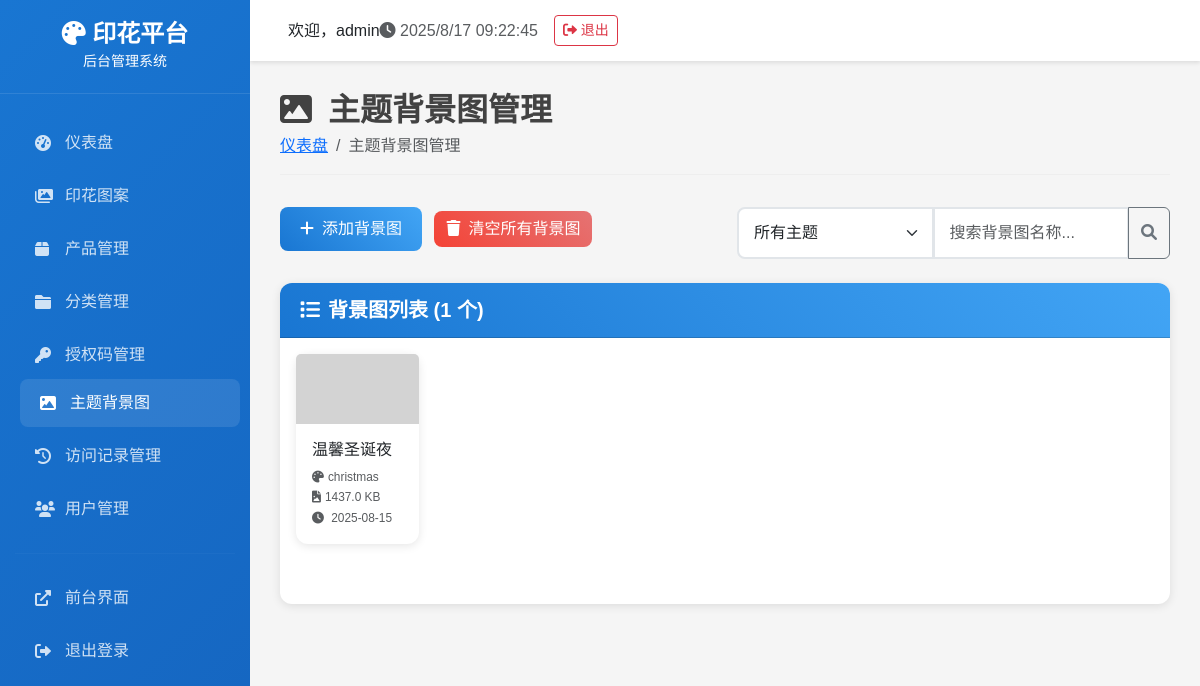
The page /theme-backgrounds (signed in) on the database as committed earlier.
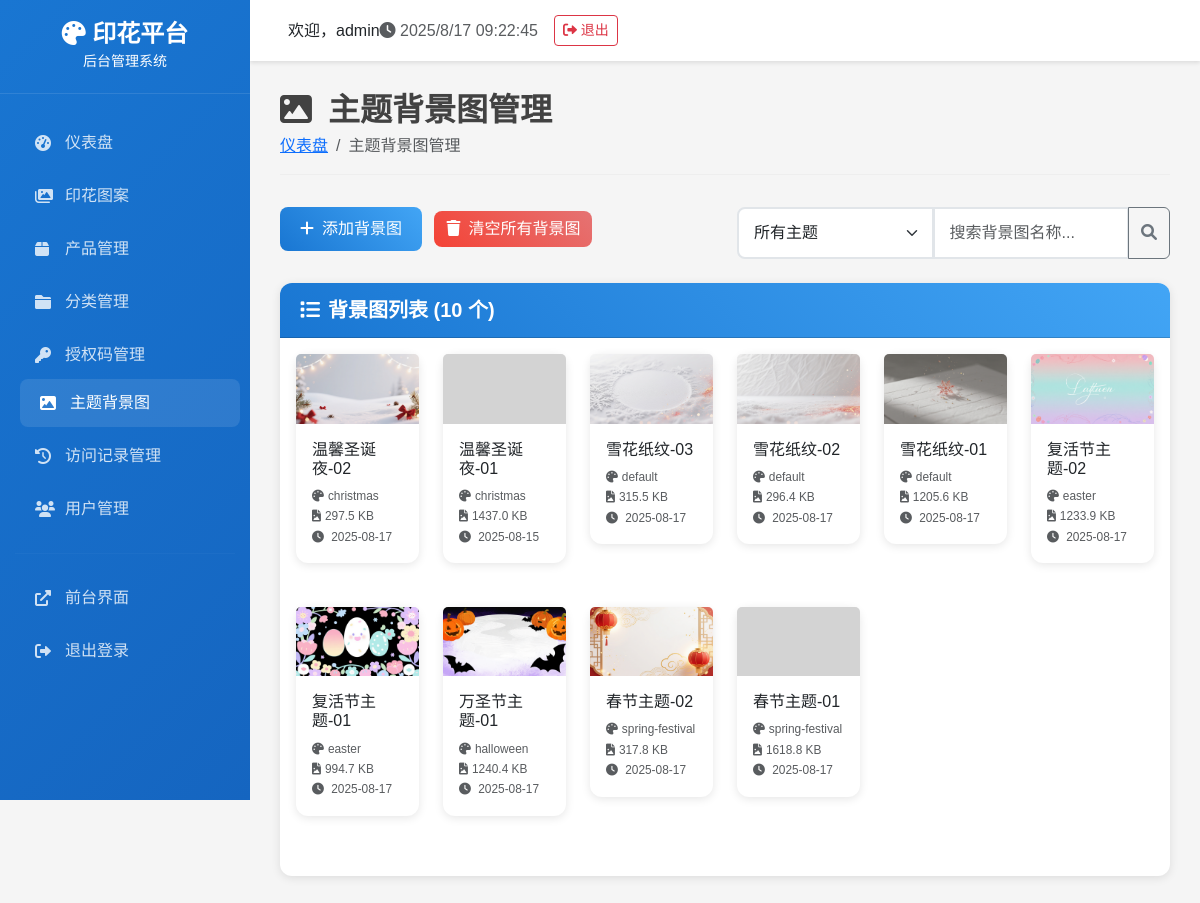
The same page on the database as committed later.
### tables this page shows
CREATE TABLE theme_backgrounds (
            id INTEGER PRIMARY KEY AUTOINCREMENT,
            theme_name TEXT NOT NULL,
            background_name TEXT NOT NULL,
            file_path TEXT NOT NULL,
            file_size INTEGER DEFAULT 0,
            upload_time DATETIME DEFAULT CURRENT_TIMESTAMP,
            is_active BOOLEAN DEFAULT 1,
            UNIQUE(theme_name, background_name)
        );

### admin_app.py (the view)
    def decorated_function(*args, **kwargs):
        if 'admin_user_id' not in session:
            return redirect(url_for('login'))
        return f(*args, **kwargs)

### admin_app.py (called while the page is built)
def login_required(f):
    def decorated_function(*args, **kwargs):
        if 'admin_user_id' not in session:
            return redirect(url_for('login'))
        return f(*args, **kwargs)
    decorated_function.__name__ = f.__name__
    return decorated_function

@app.route('/theme-backgrounds')
@login_required
def theme_backgrounds():
    try:
        themes = []
        theme_dir = 'static/themes'
        if os.path.exists(theme_dir):
            for file in os.listdir(theme_dir):
                if file.endswith('.css'):
                    theme_name = file.replace('.css', '')
                    themes.append(theme_name)
        backgrounds = DatabaseManager.get_theme_backgrounds()
    except Exception as e:
        print(f"获取主题背景图数据失败: {e}")
        themes = []
        backgrounds = []
    return render_template('admin/theme_backgrounds.html',
                         themes=themes,
                         backgrounds=backgrounds)

### backend/database.py (called while the page is built)
def get_db_connection():
    conn = sqlite3.connect(DATABASE_PATH)
    conn.row_factory = sqlite3.Row
    return conn

    @staticmethod
    def execute_query(query: str, params: tuple = ()) -> List[Dict[str, Any]]:
        conn = get_db_connection()
        cursor = conn.cursor()
        cursor.execute(query, params)
        results = [dict(row) for row in cursor.fetchall()]
        conn.close()
        return results

    @staticmethod
    def get_theme_backgrounds(theme_name: str = None, active_only: bool = True) -> List[Dict[str, Any]]:
        query = "SELECT * FROM theme_backgrounds"
        params = []
        conditions = []
        if theme_name:
            conditions.append("theme_name = ?")
            params.append(theme_name)
        if active_only:
            conditions.append("is_active = 1")
        if conditions:
            query += " WHERE " + " AND ".join(conditions)
        query += " ORDER BY theme_name, upload_time DESC"
        return DatabaseManager.execute_query(query, tuple(params))

### templates/admin/theme_backgrounds.html (shortened to what this page needs)
{% extends "admin/base.html" %}
{% block content %}
<div class="page-header">
    <h1><i class="fas fa-image me-3"></i>主题背景图管理</h1>
    <nav aria-label="breadcrumb">
        <ol class="breadcrumb">
            <li class="breadcrumb-item"><a href="{{ url_for('index') }}">仪表盘</a></li>
            <li class="breadcrumb-item active">主题背景图管理</li>
        </ol>
    </nav>
</div>
<div class="row mb-4">
    <div class="col-md-6">
        <button type="button" class="btn btn-primary" data-bs-toggle="modal" data-bs-target="#addBackgroundModal">
            <i class="fas fa-plus me-2"></i>添加背景图
        </button>
        <button type="button" class="btn btn-danger ms-2" onclick="clearAllBackgrounds()">
            <i class="fas fa-trash me-2"></i>清空所有背景图
        </button>
    </div>
    <div class="col-md-6">
        <div class="input-group">
            <select class="form-select" id="themeFilter">
                <option value="">所有主题</option>
            </select>
            <input type="text" class="form-control" id="searchInput" placeholder="搜索背景图名称...">
            <button class="btn btn-outline-secondary" type="button">
                <i class="fas fa-search"></i>
            </button>
        </div>
    </div>
</div>
<div class="card">
    <div class="card-header">
        <h5><i class="fas fa-list me-2"></i>背景图列表 ({{ backgrounds|length }} 个)</h5>
    </div>
    <div class="card-body">
        {% if backgrounds %}
        <div class="row" id="backgroundsGrid">
            {% for bg in backgrounds %}
            <div class="col-lg-2 col-md-3 col-sm-4 col-6 mb-4 background-item" data-name="{{ bg.background_name|lower }}" data-theme="{{ bg.theme_name }}">
                <div class="card background-card">
                    <div class="background-image-container">
                        <img src="{{ bg.file_path }}"
                             class="card-img-top background-image" alt="{{ bg.background_name }}"
                             onerror="this.src='{{ url_for('static', filename='images/no-image.png') }}'">
                    </div>
                    <div class="card-body">
                        <h6 class="card-title">{{ bg.background_name }}</h6>
                        <div class="background-info">
                            <small class="text-muted">
                                <i class="fas fa-palette me-1"></i>{{ bg.theme_name }}
                            </small>
                            <br>
                            <small class="text-muted">
                                <i class="fas fa-file-image me-1"></i>{{ "%.1f"|format(bg.file_size / 1024) }} KB
                            </small>
                            <br>
                            <small class="text-muted">
                                <i class="fas fa-clock me-1"></i>
                                {% if bg.upload_time %}
                                    {% if bg.upload_time is string %}
                                        {{ bg.upload_time[:10] }}
                                    {% else %}
                                        {{ bg.upload_time.strftime('%Y-%m-%d') }}
                                    {% endif %}
                                {% else %}
                                    未知
                                {% endif %}
                            </small>
                        </div>
                    </div>
                </div>
            </div>
            {% endfor %}
        </div>
        {% else %}
        <div class="text-center py-5">
            <i class="fas fa-image fa-3x text-muted mb-3"></i>
            <h5 class="text-muted">暂无背景图</h5>
            <p class="text-muted">点击上方"添加背景图"按钮开始添加背景图</p>
        </div>
        {% endif %}
    </div>
</div>
{% endblock %}

### templates/admin/base.html (shortened to what this page needs)
<!DOCTYPE html>
<html lang="zh-CN">
<head>
    <link href="https://cdn.staticfile.net/bootstrap/5.3.2/css/bootstrap.min.css" rel="stylesheet">
    <link href="https://cdnjs.cloudflare.com/ajax/libs/font-awesome/6.0.0/css/all.min.css" rel="stylesheet">
</head>
<body>
    <div class="sidebar">
        <div class="logo">
            <h4><i class="fas fa-palette"></i> 印花平台</h4>
            <small>后台管理系统</small>
        </div>
        <nav class="nav-menu">
            <div class="nav-item">
                    <a href="{{ url_for('index') }}" class="nav-link {% if request.endpoint == 'index' %}active{% endif %}">
                    <i class="fas fa-tachometer-alt"></i>
                    <span>仪表盘</span>
                </a>
            </div>
            <div class="nav-item">
                <a href="{{ url_for('patterns') }}" class="nav-link {% if request.endpoint == 'patterns' %}active{% endif %}">
                    <i class="fas fa-images"></i>
                    印花图案
                </a>
            </div>
            <div class="nav-item">
                <a href="{{ url_for('products') }}" class="nav-link {% if request.endpoint == 'products' %}active{% endif %}">
                    <i class="fas fa-box"></i>
                    产品管理
                </a>
            </div>
            <div class="nav-item">
                <a href="{{ url_for('categories') }}" class="nav-link {% if request.endpoint == 'categories' %}active{% endif %}">
                    <i class="fas fa-folder"></i>
                    分类管理
                </a>
            </div>
            <div class="nav-item">
                    <a href="{{ url_for('access_codes') }}" class="nav-link {% if request.endpoint == 'access_codes' %}active{% endif %}">
                        <i class="fas fa-key"></i>
                        <span>授权码管理</span>
                    </a>
                    <a href="{{ url_for('theme_backgrounds') }}" class="nav-link {% if request.endpoint == 'theme_backgrounds' %}active{% endif %}">
                        <i class="fas fa-image"></i>
                        <span>主题背景图</span>
                    </a>
            </div>
            <div class="nav-item">
                <a href="{{ url_for('access_logs') }}" class="nav-link {% if request.endpoint == 'access_logs' %}active{% endif %}">
                    <i class="fas fa-history"></i>
                    访问记录管理
                </a>
            </div>
            <div class="nav-item">
                <a href="{{ url_for('users') }}" class="nav-link {% if request.endpoint == 'users' %}active{% endif %}">
                    <i class="fas fa-users"></i>
                    用户管理
                </a>
            </div>
            <hr style="border-color: rgba(255,255,255,0.1); margin: 20px 15px;">
            <div class="nav-item">
                <a href="http://localhost:5000" class="nav-link" target="_blank">
                    <i class="fas fa-external-link-alt"></i>
                    <span>前台界面</span>
                </a>
            </div>
            <div class="nav-item">
                <a href="{{ url_for('logout') }}" class="nav-link">
                    <i class="fas fa-sign-out-alt"></i>
                    <span>退出登录</span>
                </a>
            </div>
        </nav>
    </div>
    <div class="main-content">
        <div class="top-navbar">
            <div class="d-flex align-items-center">
                <span class="ms-2">欢迎，{{ session.admin_username or 'Admin' }}</span>
            </div>
            <div class="d-flex align-items-center">
                <span class="text-muted me-3">
                    <i class="fas fa-clock"></i>
                    <span id="current-time"></span>
                </span>
                <a href="{{ url_for('logout') }}" class="btn btn-outline-danger btn-sm">
                    <i class="fas fa-sign-out-alt"></i> 退出
                </a>
            </div>
        </div>
        <div class="content-area">
            {% block content %}{% endblock %}
        </div>
    </div>
</body>
</html>

### templates/admin/base.html (style rules this page uses)
:root { --primary-color: #1976d2; --secondary-color: #424242; --success-color: #4caf50; --warning-color: #ff9800; --danger-color: #f44336; --sidebar-width: 250px; }
body { font-family: 'Microsoft YaHei', Arial, sans-serif; background-color: #f5f5f5; }
.sidebar { position: fixed; top: 0; left: 0; height: 100vh; width: var(--sidebar-width); background: linear-gradient(135deg, var(--primary-color), #1565c0); color: white; z-index: 1000; overflow-y: auto; }
.sidebar .logo { padding: 20px; text-align: center; border-bottom: 1px solid rgba(255,255,255,0.1); }
.sidebar .logo h4 { margin: 0; font-weight: 600; }
.sidebar .nav-menu { padding: 20px 0; }
.sidebar .nav-item { margin: 5px 15px; }
.sidebar .nav-link { color: rgba(255,255,255,0.8); padding: 12px 20px; border-radius: 8px; text-decoration: none; display: flex; align-items: center; transition: all 0.3s ease; }
.sidebar .nav-link:hover, .sidebar .nav-link.active { background: rgba(255,255,255,0.1); color: white; transform: translateX(5px); }
.sidebar .nav-link i { width: 20px; margin-right: 10px; }
.main-content { margin-left: var(--sidebar-width); min-height: 100vh; }
.top-navbar { background: white; padding: 15px 30px; box-shadow: 0 2px 4px rgba(0,0,0,0.1); display: flex; justify-content: between; align-items: center; }
.content-area { padding: 30px; }
.page-header { margin-bottom: 30px; }
.page-header h1 { color: var(--secondary-color); font-size: 2rem; font-weight: 600; margin: 0; }
.page-header .breadcrumb { background: none; padding: 0; margin: 5px 0 0 0; }
.card { border: none; border-radius: 12px; box-shadow: 0 2px 10px rgba(0,0,0,0.1); margin-bottom: 20px; }
.card-header { background: linear-gradient(45deg, var(--primary-color), #42a5f5); color: white; border-radius: 12px 12px 0 0 !important; padding: 15px 20px; }
.card-header h5 { margin: 0; font-weight: 600; }
.btn-primary { background: linear-gradient(45deg, var(--primary-color), #42a5f5); border: none; border-radius: 8px; padding: 10px 20px; font-weight: 500; }
.btn-danger { background: linear-gradient(45deg, var(--danger-color), #e57373); border: none; border-radius: 8px; }
.form-control, .form-select { border-radius: 8px; border: 2px solid #e1e5e9; padding: 12px 15px; }

### templates/admin/theme_backgrounds.html (style rules this page uses)
.background-card { transition: all 0.3s ease; border: none; box-shadow: 0 2px 10px rgba(0,0,0,0.1); }
.background-image-container { position: relative; overflow: hidden; aspect-ratio: 16/9; width: 100%; }
.background-image { width: 100%; height: 100%; object-fit: cover; transition: transform 0.3s ease; }
.background-info { font-size: 0.85rem; }
.page-header { margin-bottom: 2rem; padding-bottom: 1rem; border-bottom: 1px solid #eee; }

Rows that differ between the two databases and show on the page:
added theme_backgrounds: file_path (picture), background_name "温馨圣诞夜-02", theme_name "christmas", bg.file_size/1024 "297.5", upload_time "2025-08-17"
changed theme_backgrounds: background_name "温馨圣诞夜" → "温馨圣诞夜-01"
added theme_backgrounds: file_path (picture), background_name "雪花纸纹-03", theme_name "default", bg.file_size/1024 "315.5", upload_time "2025-08-17"
added theme_backgrounds: file_path (picture), background_name "雪花纸纹-02", theme_name "default", bg.file_size/1024 "296.4", upload_time "2025-08-17"
added theme_backgrounds: file_path (picture), background_name "雪花纸纹-01", theme_name "default", bg.file_size/1024 "1205.6", upload_time "2025-08-17"
added theme_backgrounds: file_path (picture), background_name "复活节主题-02", theme_name "easter", bg.file_size/1024 "1233.9", upload_time "2025-08-17"
added theme_backgrounds: file_path (picture), background_name "复活节主题-01", theme_name "easter", bg.file_size/1024 "994.7", upload_time "2025-08-17"
added theme_backgrounds: file_path (picture), background_name "万圣节主题-01", theme_name "halloween", bg.file_size/1024 "1240.4", upload_time "2025-08-17"
added theme_backgrounds: file_path (picture), background_name "春节主题-02", theme_name "spring-festival", bg.file_size/1024 "317.8", upload_time "2025-08-17"
added theme_backgrounds: background_name "春节主题-01", theme_name "spring-festival", bg.file_size/1024 "1618.8", upload_time "2025-08-17"
Other text that changed with them:
{{ backgrounds|length }}: "1" → "10"
